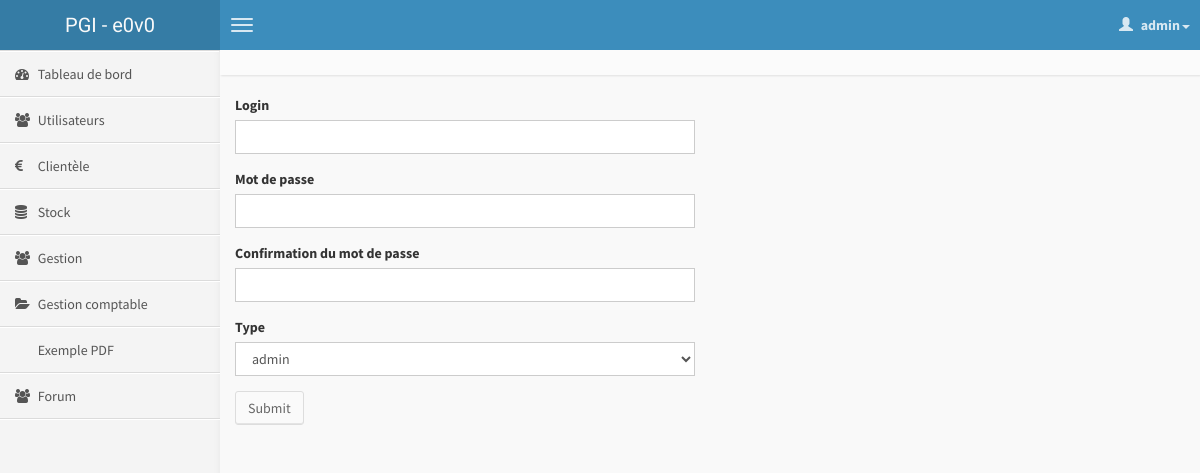
/?route=kernel_utilisateur_formAjouter (signed in), run on the app's committed database.
### tables this page shows
CREATE TABLE IF NOT EXISTS `utilisateurtype_menu` (
  `utilisateurtype_id` int(11) NOT NULL DEFAULT '0',
  `menu_id` int(11) NOT NULL DEFAULT '0',
  `ordre` int(3) NOT NULL
);

CREATE TABLE IF NOT EXISTS `menu` (
  `id` int(11) NOT NULL,
  `label` varchar(200) NOT NULL,
  `route` longtext NOT NULL,
  `menuparent_id` int(11) DEFAULT NULL,
  `icon` varchar(200) NOT NULL
);

### _class/connexion.php (called while the page is built, shortened)
<?php
class Connexion {
    private static $_pdo;
    private function __construct() {
        $dsn = 'mysql:dbname='
                .BDD_NAME
                . ';host='
                . BDD_HOST;
        self::$_pdo=new \PDO(
                $dsn, BDD_USER, BDD_PASSWORD, array(\PDO::MYSQL_ATTR_INIT_COMMAND => "SET NAMES utf8"));
    }
    static public function get() {
        return self::$_pdo;
    }
    static public function table($query){
        return self::get()->query($query,PDO::FETCH_ASSOC)->fetchAll();
    }
}

### mod_kernel/utilisateur.php (called while the page is built, shortened)
<?php
function formAjouter_route(){
    $utilisateurtype=  Connexion::table('select * from utilisateurtype order by label');
    include(ROOT.'AdminLTE/form.php');
}

### index.php (called while the page is built, shortened)
<?php
if (isset($_REQUEST['route'])) {
    $route = $_REQUEST['route'];
}elseif(isset($_SESSION['utilisateur'])) {
    $route='kernel_utilisateur_index';
}else{
    $route = 'kernel_index_index';
}
list($module, $fichier, $fonction) = explode('_', $route);
call_user_func($fonction.'_route');

### mod_kernel/menu.php (the view)
<?php
function menuUtilisateur($menuParent_id = null) {
    $utilisateur = $_SESSION['utilisateur'];
    $query = 'select * '
            . 'from menu m, utilisateurtype_menu um '
            . 'where um.utilisateurtype_id=' . $utilisateur['utilisateurtype_id']
            . ' and m.id=um.menu_id';
    if (is_null($menuParent_id)) {
        $query.= ' and m.menuparent_id is null';
    } else {
        $query.= ' and m.menuparent_id=' . $menuParent_id;
    }
    $query.=' order by um.ordre';
    $menus = Connexion::table($query);
    $html = '';
    foreach ($menus as $menu) {
        if($menu['route']==''){
            $url='#';
        }else{
            $url='.?route='.$menu['route'];
        }
        $enfants=  menuUtilisateur($menu['id']);
        if($enfants!=''){
            $class=' class="treeview"';
        }else{
            $class='';
        }
        $html.='<li'.$class.'>
                <a href="'.$url.'">
                <i class="fa '.$menu['icon'].'"></i> <span>'.$menu['label'].'</span>
                </a>';
        if($enfants!=''){
            $html.='<ul class="treeview-menu">'.$enfants.'</ul>';
        }
        $html.='</li>';
    }
    return $html;
}

### data on the page
utilisateurtype_menu: menu.label "Tableau de bord"
utilisateurtype_menu: menu.label "Utilisateurs"
utilisateurtype_menu: menu.label "Clientèle"
utilisateurtype_menu: menu.label "Stock"
utilisateurtype_menu: menu.label "Gestion"
utilisateurtype_menu: menu.label "Gestion comptable"
utilisateurtype_menu: menu.label "Exemple PDF"
utilisateurtype_menu: menu.label "Forum"

### other printed values
titreApplication "PGI - e0v0"
$_SESSION['utilisateur']['login'] "admin"
$element->getLabel() "Login"
$element->getLabel() "Mot de passe"
$element->getLabel() "Confirmation du mot de passe"
$element->getLabel() "Type"
_('Submit') "Submit"
form field utilisateurtype_id "admin"
